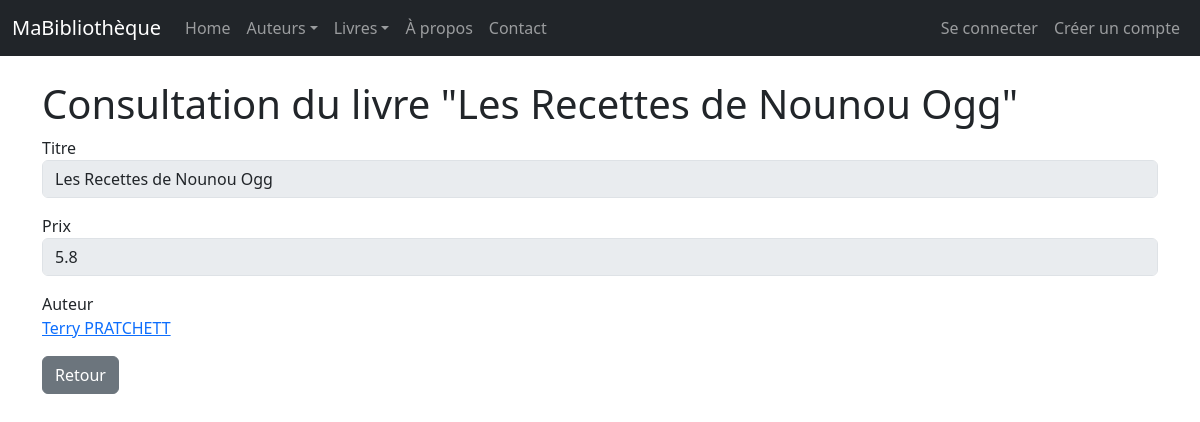
The page /livres/12/view/ on the database its author committed.
### monApp/models.py (models this page shows, shortened)
class Livre(db.Model):
    idL = db.Column( db.Integer, primary_key = True)
    Prix = db.Column( db.Integer)
    Titre = db.Column( db.String(255))
    Url = db.Column( db.String(255))
    Img = db.Column( db.String(255))
    auteur_id = db.Column (db.Integer , db.ForeignKey ("auteur.idA") )
    auteur = db.relationship ("Auteur", backref =db.backref ("livres", lazy="dynamic") )

class Auteur(db.Model):
    idA = db.Column( db.Integer, primary_key=True )
    Nom = db.Column(db.String(100), unique=True)

### monApp/views.py (the view)
@app.route('/livres/<idL>/view/') # Good practice to specify type
def viewLivre(idL):
    unLivre = Livre.query.get_or_404(idL)
    unForm = FormLivre(obj=unLivre) # Pre-populate form
    return render_template("livre_view.html",selectedLivre=unLivre, viewForm=unForm)

### monApp/forms.py
class FormLivre(FlaskForm):
    idL=HiddenField('idL')
    Prix = FloatField ('Prix',validators =[DataRequired()])

### monApp/templates/livre_view.html (shortened to what this page needs)
{% extends "base.html" %}
{% block main %}
<h1 >Consultation du livre "{{ selectedLivre.Titre }}"</h1>
<form role="form" method="POST" action="">
    <div class="form-group mb-3">
        <label>Titre</label>
        <input class="form-control" disabled size="50" type="text" value="{{ selectedLivre.Titre }}">
    </div>
    <div class="form-group mb-3">
        {{ viewForm.Prix.label }}
        {{ viewForm.Prix(size=50, disabled=True, class_="form-control") }}
    </div>
    <div class="form-group mb-3">
        <label>Auteur</label>
        <p class="form-control-static"><a href="{{ url_for('viewAuteur', idA=selectedLivre.auteur.idA) }}">{{ selectedLivre.auteur.Nom }}</a></p>
    </div>
    <a href="{{ url_for('getLivres') }}" class="btn btn-secondary">Retour</a>
</form >
{% endblock %}

### monApp/static/css/style.css (style rules this page uses)
h1 { color: red; }
body { font-family: sans-serif; }

### rows shown on the page
Livre: Titre "Les Recettes de Nounou Ogg", Prix "5.8"
Auteur: auteur.Nom "Terry PRATCHETT"

### other values the page prints
{{ viewForm.Prix.label }} "Prix"
